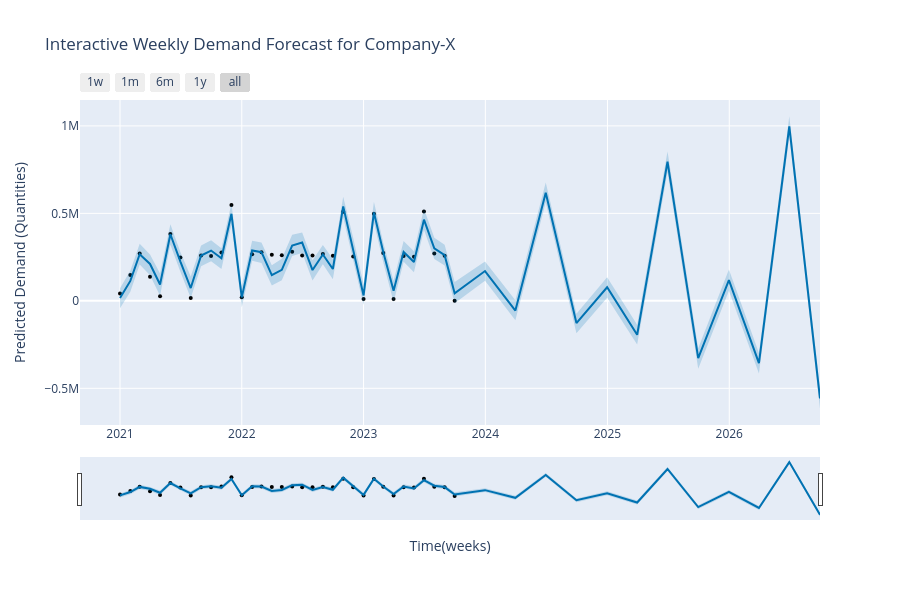

Notebook code cell kept with this figure:
### Code cell
from prophet.plot import plot_plotly

fig = plot_plotly(model, predictions)
fig.update_layout(
    title="Interactive Weekly Demand Forecast for Company-X",
    xaxis_title="Time(weeks)",
    yaxis_title="Predicted Demand (Quantities)",
)
fig.show()
